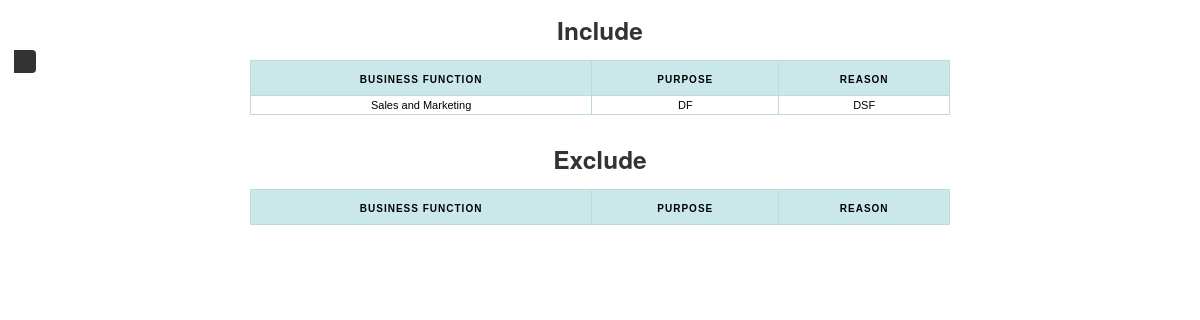
The page /scope/generate_scope_report.php?org_id=1 on the database its author committed.
### tables this page shows
CREATE TABLE IF NOT EXISTS `scope` (
  `id` int(15) NOT NULL AUTO_INCREMENT,
  `org_id` int(11) NOT NULL,
  `business_function` varchar(35) NOT NULL,
  `purpose` varchar(500) NOT NULL,
  `status` varchar(8) NOT NULL,
  `reson` varchar(500) NOT NULL,
  PRIMARY KEY (`id`)
);

### scope/generate_scope_report.php (the view, shortened to what this page needs)
<head>
    <link type="text/css" rel="stylesheet" href="../assets/css/bootstrap.min.css"/>
    <link type="text/css" rel="stylesheet" href="../assets/css/bootstrap-responsive.min.css"/>
    <link type="text/css" rel="stylesheet" href="../assets/Font-awesome/css/font-awesome.min.css"/>
    <link type="text/css" rel="stylesheet" href="../assets/css/style.css"/>
    <link rel="stylesheet" href="../assets/css/theme.css">
    <link rel="stylesheet" href="style.css"/>
    <link href="../css/easyui.css" rel="stylesheet" type="text/css">
    <link href="../css/demo.css"  rel="stylesheet" type="text/css">
    <link href="../css/icon.css"  rel="stylesheet" type="text/css">
</head>
<body>
    <?php
    $org_id = $_GET['org_id'];
    $query = "SELECT * FROM scope where org_id='$org_id' and status='Include' ";
    $result = mysql_query($query);
    ?>
    <div id="iddiv">
        <center>
            <h3> Include </h3>
            <table style="width: 700px;" border="1">
                <tr>
                    <th>Business Function</th>
                    <th>Purpose</th>
                    <th>Reason</th>
                </tr>
                <?php
                while ($nt = mysql_fetch_array($result)) {
                    ?>
                    <tr>
                        <td> <?php echo $nt['business_function'] ?> </td>
                        <td> <?php echo $nt['purpose'] ?> </td>
                        <td> <?php echo $nt['reson'] ?> </td>
                    </tr>
                    <?php
                }
                ?>
            </table>
            <h3>Exclude</h3>
            <table style="width: 700px;" border="1">
                <tr>
                    <th>Business Function</th>
                    <th>Purpose</th>
                    <th>Reason</th>
                </tr>
            </table>
        </center>
    </div>
</body>

### assets/css/style.css (style rules this page uses)
html, body { height: 100%; }

### css/demo.css (style rules this page uses)
#iddiv table { padding: 0; margin: 0 auto 1.5em auto; border-left: 1px solid #C1DAD7; border-collapse:collapse; }
#iddiv th { font: bold 10px/22px "Trebuchet MS", Verdana, Arial, Helvetica, sans-serif; color: #000000; border-right: 1px solid #C1DAD7; border-bottom: 1px solid #C1DAD7; border-top: 1px solid #C1DAD7; letter-spacing: 1px; text-transform: uppercase; text-align:center; padding: 8px 12px 4px 12px; background: #CAE8EA url(bg_header.jpg) no-repeat; vertical-align:middle; }
#iddiv td { font: normal 11px "Trebuchet MS", Verdana, Arial, Helvetica, sans-serif; border-right: 1px solid #C1DAD7; border-bottom: 1px solid #C1DAD7; border-top: 1px solid #C1DAD7; padding: 3px 6px 3px 6px; color: #000000; text-align:center; }

### assets/css/style-switcher.css (style rules this page uses)
body { position: relative; }

### rows shown on the page
scope: business_function "Sales and Marketing", purpose "DF", reson "DSF"
